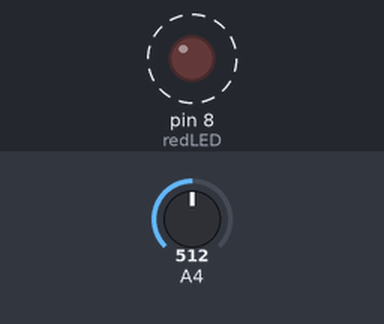
A sketch run on a simulated Arduino Uno, built with avr-gcc and run on an emulated ATmega328P. Shown: output pins drawn as LEDs (lit = HIGH). Dashed ring = blinking. The test bench sets the inputs (shaded band); at power-on: A4 = 512.

Above: at 1.8 s.
1.9 s: A4 set to 0
At 2.4 s:
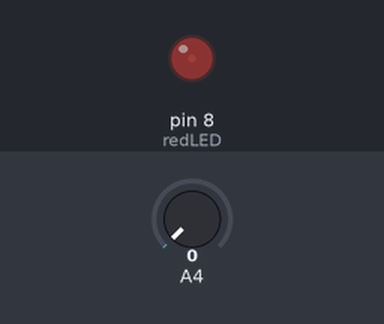
3.6 s: A4 set to 122
At 3.9 s:
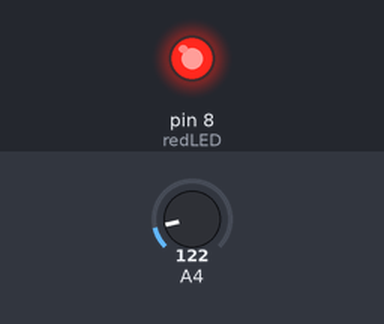
Timing chart, 0 to 13.1 s (numbered marks = the images above; inputs shaded):
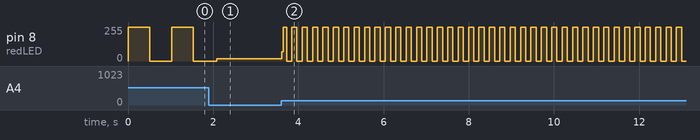

The sketch:

LED_BlinkTempo.ino
```cpp
/*
  Arduino LED Blink Potentiometer
  Dev: Roland Liedtke
  Date: 02/01/2025
  Version: 1
*/

const byte redLED = 8;
int value = 0;


void setup() {
  Serial.begin(9600);
  pinMode(redLED, OUTPUT);
}


void loop() {
  value = analogRead(A4);
  digitalWrite(redLED, HIGH);
  delay(value);
  digitalWrite(redLED, LOW);
  delay(value);
}
```

Measured:
- after the input at 3.6 s, pin 8 (redLED): 16/255 → 69/255 at once, then moves between 0/255 and 255/255, repeating every 0.24 s
- by itself, pin 8 (redLED): alternates 255/255 for 0.51 s and 0/255 for 0.51 s
